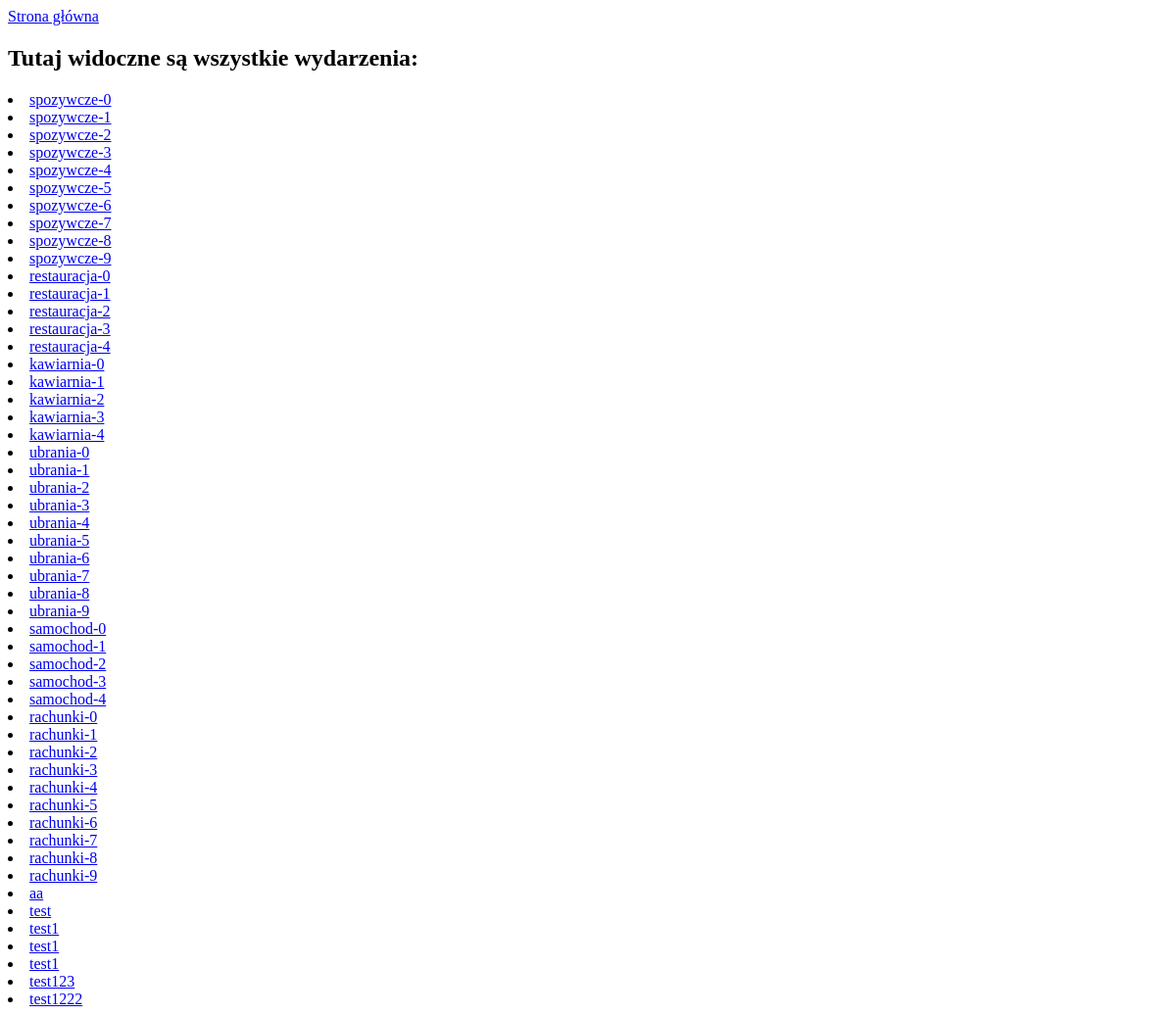
The app's page /budget/events/, older data.
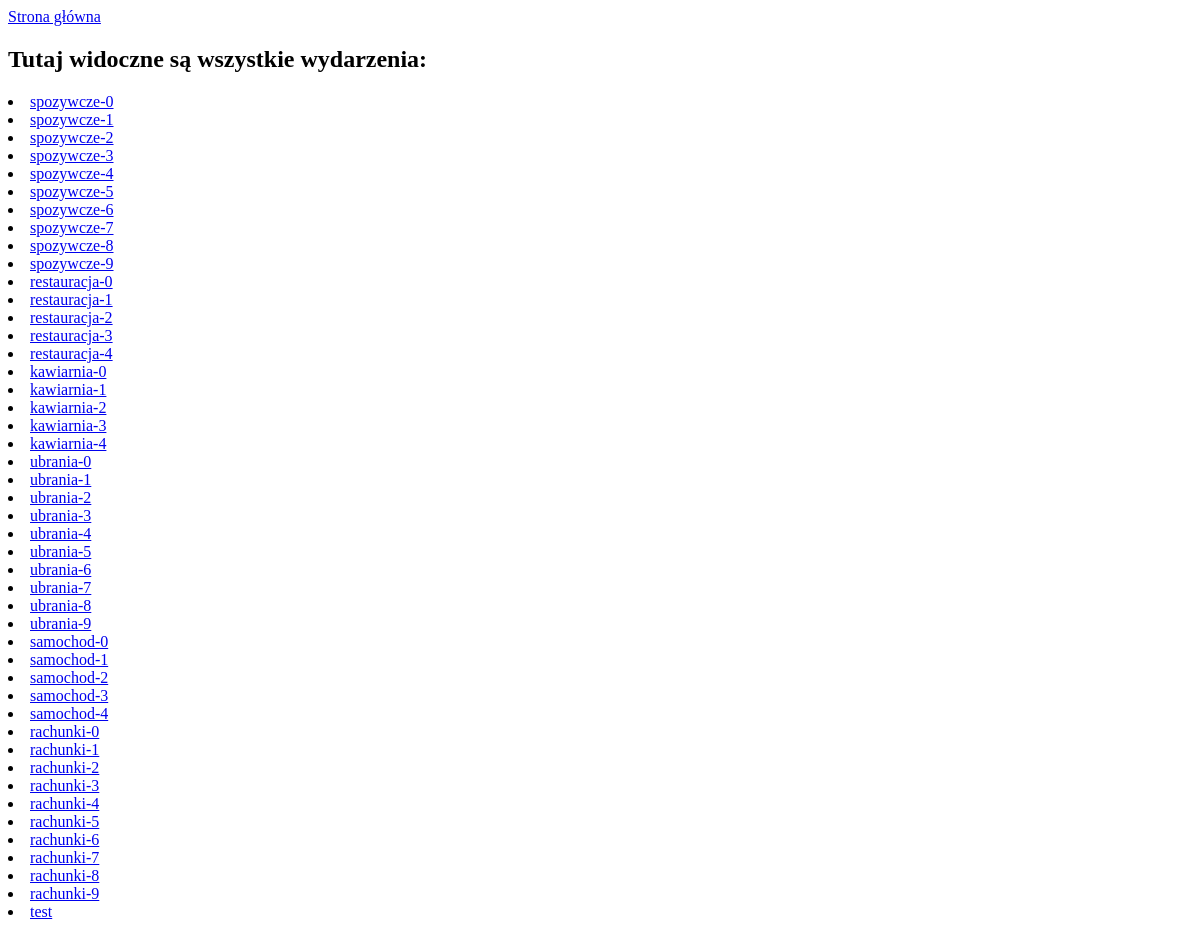
The same page, newer data.
### budget/models.py (models this page shows)
class Event(models.Model):
    title = models.CharField(max_length=512)
    expense = models.ManyToManyField(Expense, null=True)
    def __str__(self):
        return self.title

### budget/views.py (the view)
# urls.py: path('events/', views.events, name='events'),
def events(request):
    events = Event.objects.all()
    template = loader.get_template('budget/events.html')
    context = {
        'events': events,
    }
    return HttpResponse(template.render(context, request))

### budget/templates/budget/events.html
<a href="/budget/">Strona główna</a>
<h2>Tutaj widoczne są wszystkie wydarzenia:</h2>
{% for event in events %}
	<li><a href="/budget/event/{{ event }}/">{{ event }}</a></li>
{% endfor %}

Row changes from the older to the newer data that the page shows:
removed Event: title "aa"
removed Event: title "test1"
removed Event: title "test1"
removed Event: title "test1"
removed Event: title "test123"
removed Event: title "test1222"
